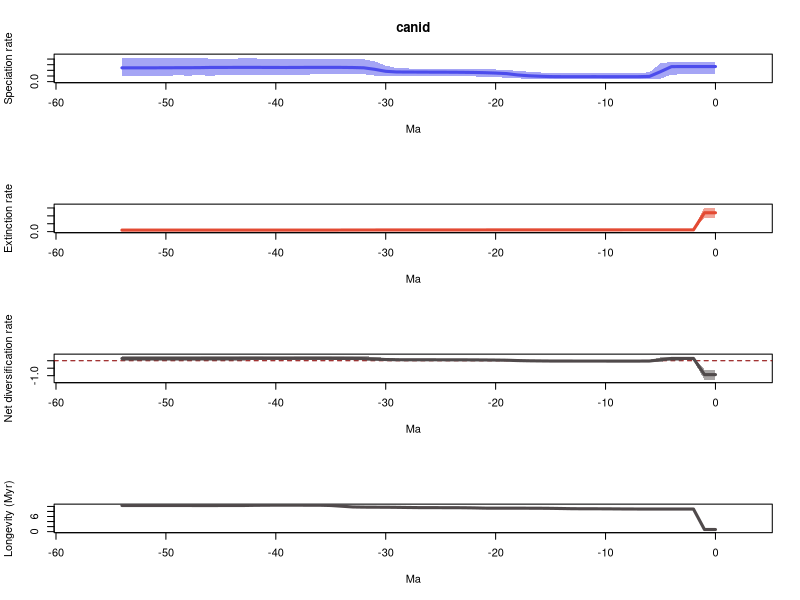

The R script that drew this image:
# 1 files combined:
# 	/home/eeb177-student/Desktop/eeb-177/lab-work/exercise-9/longer-pyrate-run/pyrate_mcmc_logs/canid_occ_1_marginal_rates.log

# 95% HPDs calculated using code from Biopy (https://www.cs.auckland.ac.nz/~yhel002/biopy/)

pdf(file='/home/eeb177-student/Desktop/eeb-177/lab-work/exercise-9/longer-pyrate-run/pyrate_mcmc_logs/canid_occ_1_marginal_rates_RTT.pdf',width=0.6*9, height=16.8)
par(mfrow=c(4,1))
library(scales)
L_hpd_m95=c(0.128620213151, 0.128620213151,0.128620213151,0.128620213151,0.124372000395,0.0509859145375,0.0432416760333,0.0454813559169,0.0454813559169,0.0462654098125,0.044437526045,0.04672474632,0.0481497829051,0.0481497829051,0.0481497829051,0.0481497829051,0.0482162078855,0.052282317888,0.0567352949582,0.0684405817272,0.0789395040549,0.0794066140755,0.0945958036799,0.100040084356,0.102246261051,0.102246261051,0.102246261051,0.0990402588215,0.101757142202,0.102246261051,0.0969748930334,0.106895302907,0.131252934592,0.131628491603,0.132053621255,0.131252934592,0.131252934592,0.125498167898,0.122312219081,0.121433877677,0.122312219081,0.120123658143,0.126554404016,0.123238647004,0.110434875373,0.110434875373,0.106895302907,0.111086170727,0.107092960797,0.111086170727,0.104238942757,0.104238942757,0.101979799311,0.103506894627,0.103506894627)
L_hpd_M95=c(0.350357040985, 0.350357040985,0.350357040985,0.350607851265,0.351981742439,0.323000787591,0.166355061049,0.150554326864,0.149761317719,0.149761317719,0.14701947947,0.149761317719,0.15114741308,0.15043508752,0.15043508752,0.152667632694,0.16268854131,0.176116223479,0.189213367056,0.207853318269,0.215194632528,0.215349521551,0.223079634529,0.22541144664,0.226747608181,0.227924064327,0.227818444933,0.227949024302,0.233567205009,0.23750898285,0.284204061719,0.359668841952,0.395464029843,0.395464029843,0.398287371434,0.398691997874,0.398287371434,0.395464029843,0.393296147491,0.395464029843,0.39954638487,0.400040160026,0.414163277275,0.413846638404,0.405024621499,0.407845497827,0.407318964771,0.420437814324,0.420437814324,0.426123647594,0.420437814324,0.420437814324,0.420437814324,0.42345001697,0.42345001697)
M_hpd_m95=c(0.881141579009, 0.881141579009,0.0878043433634,0.0878043433634,0.0860006353125,0.0860006353125,0.0865040840711,0.0865040840711,0.0865040840711,0.0871445222972,0.0876466721557,0.0878681125041,0.0867178126426,0.0867178126426,0.087378991255,0.0883200905885,0.087339589659,0.087378991255,0.0873618432394,0.0873618432394,0.0870202254378,0.0870202254378,0.0834893115176,0.0808645498964,0.0801301997657,0.0806818744438,0.080167825729,0.0801301997657,0.0781031324569,0.0750166107689,0.0721874764758,0.0715882851839,0.0699617857074,0.0630814505356,0.0452912609247,0.031542953784,0.0295801592522,0.0253551014133,0.0253551014133,0.0253551014133,0.025855603335,0.0249738984955,0.0241989558211,0.0232542675888,0.0229222213238,0.0229222213238,0.022135336405,0.022135336405,0.0211578405017,0.0190773840213,0.0190773840213,0.0190773840213,0.0190773840213,0.0190773840213,0.0190773840213)
M_hpd_M95=c(1.52420645022, 1.52420645022,0.140372351326,0.140372351326,0.137886859492,0.137886859492,0.137886859492,0.137811713137,0.137578792257,0.136095655352,0.135050001318,0.135050001318,0.133750040894,0.132966752706,0.131146909756,0.131072457305,0.128987059549,0.12893995861,0.12893995861,0.12893995861,0.129088722335,0.130178011429,0.130178011429,0.128987059549,0.128987059549,0.130341671324,0.130876774243,0.131146909756,0.131068233554,0.130567518196,0.130178011429,0.130567518196,0.133020391752,0.130567518196,0.130567518196,0.130567518196,0.130567518196,0.130567518196,0.130567518196,0.130567518196,0.130967553746,0.130567518196,0.130567518196,0.130567518196,0.130567518196,0.130967553746,0.130967553746,0.131136730914,0.132302715014,0.130967553746,0.130967553746,0.130967553746,0.130967553746,0.130967553746,0.130967553746)
R_hpd_m95=c(-1.27083389145, -1.27083389145,0.0158231592696,0.0158231592696,0.01431328131,-0.0705455050566,-0.0919988476929,-0.0796893340915,-0.0775499999701,-0.0769662578717,-0.073603114887,-0.073603114887,-0.073603114887,-0.0720832779612,-0.0700436679671,-0.0689218617273,-0.0671188332741,-0.0638583523983,-0.0592551130222,-0.0414194100254,-0.0358202223081,-0.0217897916863,-0.0153545144796,-0.00734481725988,-0.00608206302317,-0.00734481725988,-0.00734481725988,-0.00537868089527,-0.00684953857112,-0.00684953857112,-0.0136583295479,-0.00389868969262,0.024967932377,0.0321098234837,0.0267612426915,0.0347400187576,0.0328839721561,0.0328839721561,0.0315539588867,0.0324922028951,0.0288096170362,0.027635970757,0.0214418107037,0.0146216697733,0.00647413848161,0.00439040146712,-0.000982070651563,0.00439040146712,-0.00522808389374,-0.00971288534367,-0.00971288534367,-0.0157098605586,-0.013019770043,-0.00971288534367,-0.00971288534367)
R_hpd_M95=c(-0.589624731936, -0.589624731936,0.241233548427,0.241446761154,0.245614466087,0.216630670238,0.0616926837828,0.0449749025201,0.0462306980247,0.0445292124941,0.0459658467556,0.0462306980247,0.0462306980247,0.0459658467556,0.0449749025201,0.0488260488169,0.0595383108888,0.0716321372321,0.0855538286883,0.105941763445,0.111084626356,0.120726572601,0.121226664778,0.126557680431,0.127381114838,0.127381114838,0.128567377005,0.134763776623,0.137608094164,0.141956868507,0.186091453219,0.260271408569,0.302335307834,0.305523832406,0.307471912647,0.317080639734,0.316918318273,0.31750025405,0.31750025405,0.320537380356,0.320537380356,0.320214162207,0.323830636353,0.321063856142,0.321063856142,0.322301401398,0.321063856142,0.337815070557,0.337815070557,0.335009308705,0.334806952133,0.327615877503,0.330433937185,0.335009308705,0.335009308705)
L_mean=c(0.267183771211, 0.267183771211,0.267183771211,0.267181912244,0.265654768022,0.176352059654,0.0930285499346,0.0878518175471,0.0877921819048,0.0877759120944,0.0876488261989,0.0879311243061,0.087782698554,0.0878173025131,0.0878341397676,0.0893172132575,0.0956037274805,0.103660196474,0.118226817511,0.142244330787,0.151699911664,0.158312994118,0.162500222155,0.165130993027,0.166755858442,0.167530233971,0.168060139286,0.169169413086,0.169782290755,0.171115164858,0.182791116899,0.218018615048,0.244982802637,0.249960303576,0.252136511758,0.253042107162,0.252910829975,0.252429214801,0.251885357579,0.250809658845,0.251099382233,0.251625433408,0.253105153943,0.25306817489,0.252116570256,0.251815000413,0.251277273694,0.247826245751,0.246973378854,0.24640920477,0.245638702025,0.244768544164,0.244522895564,0.244426937865,0.244403193013)
M_mean=c(1.19614682228, 1.19614682228,0.111597503787,0.111561789635,0.111537968912,0.111530752127,0.111441929536,0.111395928531,0.111276135666,0.110895907807,0.110460339157,0.110344819656,0.110213065592,0.109952864951,0.109033427334,0.108234862757,0.107737822888,0.107578541556,0.107458372698,0.107459063073,0.107540737245,0.107243095808,0.106158895475,0.105502172702,0.105299171203,0.105179664768,0.10505716506,0.104928074213,0.104378210481,0.103730942993,0.103245371351,0.103117036816,0.102845008397,0.102130832717,0.0991545280817,0.0964300683793,0.0954694048104,0.0954580015005,0.0952826616201,0.0952909249943,0.0952701364935,0.0954475741945,0.095811467055,0.0964639272728,0.096479764042,0.0965352617234,0.0967365096549,0.0967078796673,0.0965225759247,0.0963710083659,0.0963710083659,0.0963710083659,0.0963710083659,0.0963710083659,0.0963710083659)
R_mean=c(-0.928963051073, -0.928963051073,0.155586267425,0.155620122609,0.15411679911,0.0648213075268,-0.0184133796014,-0.0235441109838,-0.0234839537616,-0.0231199957121,-0.022811512958,-0.0224136953498,-0.0224303670378,-0.0221355624378,-0.0211992875666,-0.0189176494998,-0.0121340954078,-0.00391834508205,0.0107684448131,0.0347852677139,0.0441591744195,0.0510698983096,0.0563413266805,0.0596288203253,0.0614566872384,0.0623505692026,0.0630029742257,0.064241338873,0.0654040802741,0.0673842218656,0.0795457455478,0.114901578231,0.14213779424,0.147829470859,0.152981983677,0.156612038783,0.157441425164,0.156971213301,0.156602695959,0.155518733851,0.15582924574,0.156177859214,0.157293686888,0.156604247618,0.155636806214,0.155279738689,0.154540764039,0.151118366083,0.150450802929,0.150038196404,0.149267693659,0.148397535798,0.148151887198,0.148055929499,0.148032184647)
trans=0.5
age=(0:(55-1))* -1
plot(age,age,type = 'n', ylim = c(0, 0.468736012353), xlim = c(-57.75,2.75), ylab = 'Speciation rate', xlab = 'Ma',main='canid' )
polygon(c(age, rev(age)), c(L_hpd_M95, rev(L_hpd_m95)), col = alpha("#4c4cec",trans), border = NA)
lines(rev(age), rev(L_mean), col = "#4c4cec", lwd=3)
plot(age,age,type = 'n', ylim = c(0, 1.67662709524), xlim = c(-57.75,2.75), ylab = 'Extinction rate', xlab = 'Ma' )
polygon(c(age, rev(age)), c(M_hpd_M95, rev(M_hpd_m95)), col = alpha("#e34a33",trans), border = NA)
lines(rev(age), rev(M_mean), col = "#e34a33", lwd=3)
plot(age,age,type = 'n', ylim = c(-1.39791728059, 0.371596577613), xlim = c(-57.75,2.75), ylab = 'Net diversification rate', xlab = 'Ma' )
abline(h=0,lty=2,col="darkred")
polygon(c(age, rev(age)), c(R_hpd_M95, rev(R_hpd_m95)), col = alpha("#504A4B",trans), border = NA)
lines(rev(age), rev(R_mean), col = "#504A4B", lwd=3)
plot(age,age,type = 'n', ylim = c(0, max(1/M_mean)), xlim = c(-57.75,2.75), ylab = 'Longevity (Myr)', xlab = 'Ma' )
lines(rev(age), rev(1/M_mean), col = "#504A4B", lwd=3)
n <- dev.off()